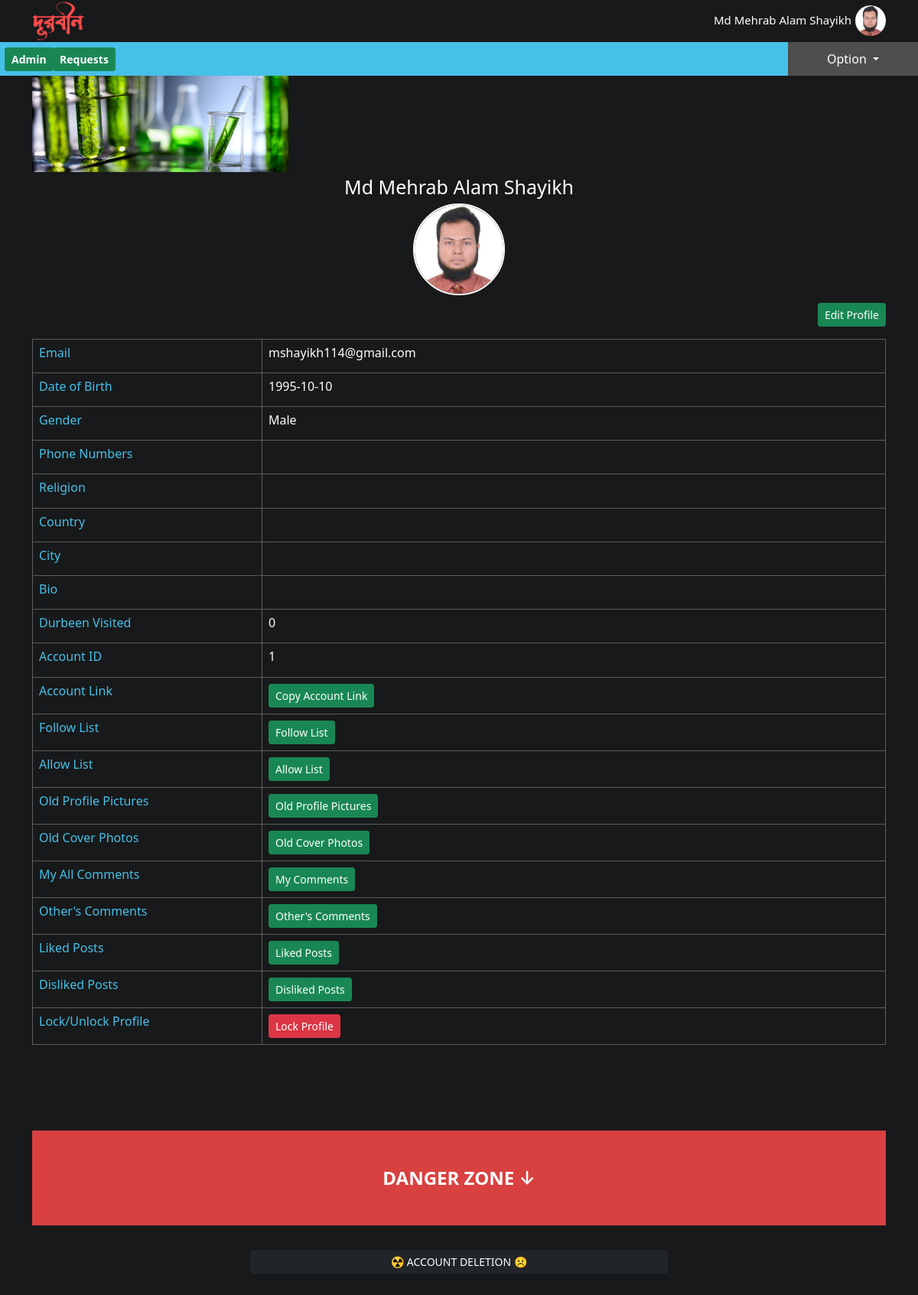
/Durbeen_2/m/about_me.php (signed in), run on the app's committed database.
### tables this page shows
CREATE TABLE `registration` (
  `unique_id` bigint(255) NOT NULL,
  `name` varchar(1000) NOT NULL,
  `email` varchar(1000) NOT NULL,
  `password` varchar(1000) NOT NULL,
  `pro_pic` varchar(1000) NOT NULL,
  `cov_pic` varchar(1000) NOT NULL,
  `active` tinyint(255) NOT NULL DEFAULT 0,
  `visit` bigint(255) DEFAULT 0,
  `locking` tinyint(1) NOT NULL DEFAULT 0
);

CREATE TABLE `about` (
  `id` bigint(255) NOT NULL,
  `unique_id` bigint(255) NOT NULL,
  `bio` longtext DEFAULT NULL,
  `date_birth` varchar(1000) NOT NULL,
  `gender` varchar(10) NOT NULL,
  `phone_no` varchar(1000) DEFAULT NULL,
  `religion` varchar(1000) DEFAULT NULL,
  `country` varchar(1000) DEFAULT NULL,
  `city` varchar(1000) DEFAULT NULL,
  `question_one` text NOT NULL,
  `answer_one` text NOT NULL,
  `question_two` text NOT NULL,
  `answer_two` text NOT NULL,
  `question_three` text NOT NULL,
  `answer_three` text NOT NULL
);

### Durbeen_2/m/about_me.php (the view, shortened to what this page needs)
<?php
include './header.php';
$cov_pic = $dataMe['cov_pic'];
$SQLabout = "SELECT * FROM `about` WHERE `unique_id`='$unique_id_me'";
$runAbout = mysqli_query($connection, $SQLabout);
$dataAbout = mysqli_fetch_assoc($runAbout);
$SQL1 = "SELECT * FROM `admin` WHERE `unique_id`='$unique_id_me'";
$run1 = mysqli_query($connection, $SQL1);
$count1 = mysqli_num_rows($run1);
?>
<?php if ($count1 > 0) { ?>
<a style="position: fixed;left: 6px;top: 62px;z-index:20;font-weight: 600;" href="admin.php?type" class="btn btn-sm btn-success">Admin</a>
<a style="position: fixed;left: 69px;top: 62px;z-index:20;font-weight: 600;" href="register_confirm.php?type" class="btn btn-sm btn-success">Requests</a>
<?php } ?>
<div class="container" style="margin-top: 99px;margin-bottom: 100px">
    <div class="row">
        <div class="col-md-12">
            <img width="335px" src="../pro_pic/cov_pic/<?php echo $cov_pic ?>" id="cov_pic">
        </div>
        <div class="col-md-12 text-center mt-4">
            <img style="border-radius: 50%;border: 2px solid #fff;margin-top: 17px;margin-bottom: 10px" width="120px" height="120px" src="../pro_pic/<?php echo $pro_pic_me ?>" id="pro_pic">
        </div>
        <div class="col-md-12 text-center" style="margin-top: -170px;">
            <p class="text-white" style="font-size: 25px" id="name"><?php echo $dataMe['name'] ?></p>
        </div>
    </div>
    <div class="row">
        <div class="col-md-12">
            <a class="btn btn-sm btn-success float-end" data-bs-toggle="modal" data-bs-target="#updateModal">Edit Profile</a>
        </div>
    </div>
    <div class="row">
        <div class="col-md-12">
            <table class="table table-bordered mt-3" style="border-color: #5d5d5d">
                <tr>
                    <td>
                        <h6 class="text-blue">Email</h6>
                    </td>
                    <td>
                        <h6 id="emailID"><?php echo $dataMe['email'] ?></h6>
                    </td>
                </tr>
                <tr>
                    <td>
                        <h6 class="text-blue">Date of Birth</h6>
                    </td>
                    <td>
                        <h6 id="birth_date"><?php echo $dataAbout['date_birth'] ?></h6>
                    </td>
                </tr>
                <tr>
                    <td>
                        <h6 class="text-blue">Gender</h6>
                    </td>
                    <td>
                        <h6><?php echo $dataAbout['gender'] ?></h6>
                    </td>
                </tr>
                <tr>
                    <td>
                        <h6 class="text-blue">Phone Numbers</h6>
                    </td>
                    <td>
                    </td>
                </tr>
                <tr>
                    <td>
                        <h6 class="text-blue">Religion</h6>
                    </td>
                    <td>
                    </td>
                </tr>
                <tr>
                    <td>
                        <h6 class="text-blue">Country</h6>
                    </td>
                    <td>
                    </td>
                </tr>
                <tr>
                    <td>
                        <h6 class="text-blue">City</h6>
                    </td>
                    <td>
                    </td>
                </tr>
                <tr>
                    <td style="width: 300px">
                        <h6 class="text-blue">Bio</h6>
                    </td>
                    <td>
                    </td>
                </tr>
                <tr>
                    <td style="width: 300px">
                        <h6 class="text-blue">Durbeen Visited</h6>
                    </td>
                    <td>
                        <h6><?php echo $dataMe['visit'] ?></h6>
                    </td>
                </tr>
                <tr>
                    <td style="width: 300px">
                        <h6 class="text-blue">Account ID</h6>
                    </td>
                    <td>
                        <h6 id="unique_id_me"><?php echo $dataMe['unique_id'] ?></h6>
                    </td>
                </tr>
                <tr>
                    <td style="width: 300px">
                        <h6 class="text-blue">Account Link</h6>
                    </td>
                    <td>
                        <button id="mybtn" class="btn btn-sm btn-success float-start">Copy Account Link</button>
                    </td>
                </tr>
                <tr>
                    <td style="width: 300px">
                        <h6 class="text-blue">Follow List</h6>
                    </td>
                    <td>
                        <a href="./follow_list.php?type" class="btn btn-sm btn-success">Follow List</a>
                    </td>
                </tr>
                <tr>
                    <td style="width: 300px">
                        <h6 class="text-blue">Allow List</h6>
                    </td>
                    <td>
                        <a href="./allow_list.php?type" class="btn btn-sm btn-success">Allow List</a>
                    </td>
                </tr>
                <tr>
                    <td style="width: 300px">
                        <h6 class="text-blue">Old Profile Pictures</h6>
                    </td>
                    <td>
                        <a href="./pro_pic.php?type" class="btn btn-sm btn-success">Old Profile Pictures</a>
                    </td>
                </tr>
                <tr>
                    <td style="width: 300px">
                        <h6 class="text-blue">Old Cover Photos</h6>
                    </td>
                    <td>
                        <a href="./cov_pic.php?type" class="btn btn-sm btn-success">Old Cover Photos</a>
                    </td>
                </tr>
                <tr>
                    <td style="width: 300px">
                        <h6 class="text-blue">My All Comments</h6>
                    </td>
                    <td>
                        <button class="btn btn-sm btn-success" data-bs-toggle="modal" data-bs-target="#myCommentModal" onclick="showMyComment()">My Comments</button>
                    </td>
                </tr>
                <tr>
                    <td style="width: 300px">
                        <h6 class="text-blue">Other's Comments</h6>
                    </td>
                    <td>
                        <button class="btn btn-sm btn-success" data-bs-toggle="modal" data-bs-target="#otherCommentModal" onclick="showOtherComment();">Other's Comments</button>
                    </td>
                </tr>
                <tr>
                    <td style="width: 300px">
                        <h6 class="text-blue">Liked Posts</h6>
                    </td>
                    <td>
                        <button class="btn btn-sm btn-success" data-bs-toggle="modal" data-bs-target="#likedPostsModal" onclick="showLikedPosts();">Liked Posts</button>
                    </td>
                </tr>
                <tr>
                    <td style="width: 300px">
                        <h6 class="text-blue">Disliked Posts</h6>
                    </td>
                    <td>
                        <button class="btn btn-sm btn-success" data-bs-toggle="modal" data-bs-target="#disLikedPostsModal" onclick="showDisLikedPosts();">Disliked Posts</button>
                    </td>
                </tr>
                <tr>
                    <td style="width: 300px">
                        <h6 class="text-blue">Lock/Unlock Profile</h6>
                    </td>
                    <td>
                        <button class="btn btn-sm
                        <?php if($dataMe['locking'] == 0){
                            echo 'btn-danger';
                        }else{
                            echo 'btn-success';
                        } ?>" onclick="lockingfn(<?php echo $unique_id_me ?>, this)">
                            <?php if($dataMe['locking'] == 0){
                                echo 'Lock Profile';
                            }else{
                                echo 'Unlock Profile';
                            } ?>
                        </button>
                    </td>
                </tr>
            </table>
        </div>
        <div class="col-md-12 mt-5 pt-5">
            <h4 class="red text-white text-center py-5">DANGER ZONE &#8595;</h4>
        </div>
        <div class="col-md-3"></div>
        <div class="col-md-6 mt-4">
            <a href="./del_acco.php?type" class="btn btn-sm btn-dark form-control">&#9762; ACCOUNT DELETION &#9785;</a>
        </div>
        <div class="col-md-3"></div>
    </div>
</div>
<?php
include './footer.php'
?>

### Durbeen_2/m/header.php (shortened to what this page needs)
<?php
include '../connection.php';
$unique_id_me = $_SESSION['unique_id_me'];
$SQLMe = "SELECT * FROM `registration` WHERE `unique_id`='$unique_id_me'";
$runMe = mysqli_query($connection, $SQLMe);
$dataMe = mysqli_fetch_assoc($runMe);
$pro_pic_me = $dataMe['pro_pic'];
?>
<!DOCTYPE html>
<html lang="en">
<head>
    <link rel="stylesheet" href="../css/bootstrap.min.css">
    <link rel="stylesheet" href="../css/toastr.min.css">
    <link rel="stylesheet" href="../css/android.css">
</head>
<body style="background-color: #18191A;">
<div class="header-position">
    <div class="bg-durbeen">
        <ul id="menuBar" style="z-index: 50">
            <li class="nav-item dropdown">
                <a class="nav-link dropdown-toggle" href="" id="navbarDropdown" role="button" data-bs-toggle="dropdown"
                   aria-expanded="false">
                    Option
                </a>
            </li>
        </ul>
        <div class="container">
            <div class="row">
                <div class="col-lg-12">
                    <a href="./homepage.php?type">
                        <img style="margin-top: px" title="News Feed" width="70px" height="55px" src="../img/brand_logo.png" alt="Logo">
                    </a>
                    <a class="text-decoration-none float-end" style="margin-top: 7px" href="./timeline.php?type=timeline">
                        <div class="t-hover <?php $_GET['type'] == 'timeline' ? printf('t-active') : "" ?>">
                            <img class="float-end" style="border-radius: 50%" width="40px" height="40px"
                                 src="../pro_pic/<?php echo $dataMe['pro_pic'] ?>" id="timeline_pro_pic">
                            <p class="float-start" style="margin-top: 8px;margin-left: 15px;padding-right: 5px;font-size: 15px;font-weight: 500" id="timeline_name">
                                <?php echo $dataMe['name'] ?>
                            </p>
                        </div>
                    </a>
                </div>
            </div>
        </div>
    </div>
    <div style="height: 44px" class="bg-durbeen-special"></div>
</div>

### Durbeen_2/css/android.css (style rules this page uses)
* { margin: 0; padding: 0; }
ol, ul { padding-left: 10px; }
p { margin-bottom: 0rem; }
a { text-decoration: none; }
p, h1, h2, h3, h4, h5, h6, a, th, td, label { color: #ffffff; }
.bg-durbeen { background-color: #18191A; }
.header-position { position: fixed; top: 0; right: 0; left: 0; z-index: 10 }
.bg-durbeen-special { background-color: #47c0e8; }
.red { background-color: #d94141; color: #fff; font-weight: 600; transition: 1s; }
.text-blue { color: #47c0e8; }
.t-hover { max-width: 330px; height: 40px; border-radius: 25px; transition: 0.7s; }
#menuBar { list-style-type: none; position: absolute; right: 0px; top: 55px }
#menuBar li { float: right; border-right: 2px solid #605b5b; border-left: 2px solid #2b2a2a; position: relative; width: 170px; }
#menuBar li:last-child { border-right: none; }
#menuBar li:first-child { border-left: none; }
#menuBar li a { color: #fff; text-decoration: none; background-color: #4e4e4e; padding: 10px 0; transition: 0.6s; display: block; text-align: center; }

### data on the page
registration: pro_pic (picture), name "Md Mehrab Alam Shayikh", cov_pic (picture), email "mshayikh114@gmail.com", visit "0", unique_id "1"
about: date_birth "1995-10-10", gender "Male"
